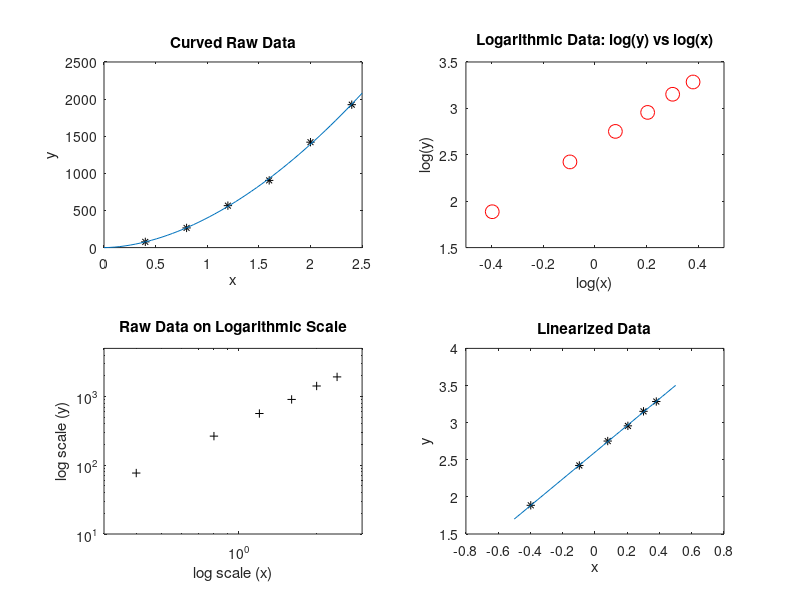

MATLAB code to generate this figure:


clc
% Raw data points (x,y)

x = [.4 .8 1.2 1.6 2 2.4] ;
y = [77 265 565 905 1420 1925] ;
n = length(x) ;

% Plot raw data

subplot(2,2,1),plot(x,y,'*k','MarkerSize',10)
xlim([0 2.5])
xlabel('x')
ylabel('y')
title('Raw Data: y as a function of x')

% Take log(base 10) of the raw data

Xlog = log10(x)
Ylog = log10(y)

% Plot the logarithmic data
subplot(2,2,2),plot(Xlog,Ylog,'or','MarkerSize',10)
xlim([-0.5 0.5])
ylim([1.5 3.5])
ylabel('log(y)')
xlabel('log(x)')
title('Logarithmic Data: log(y) vs log(x)')

% Plot on logarthmic scale (loglog)

subplot(2,2,3)
loglog(x,y,'+k')
ylim([10 5000])
xlim([0.3 3])
ylabel('log scale (y)')
xlabel('log scale (x)')
title('Raw Data on Logarithmic Scale')

SumLogX = sum(Xlog)
SumLogY = sum(Ylog)

LogXY = Xlog.*Ylog
SumLogXY = sum(LogXY)

LogX2 = Xlog.^2
SumLogX2 = sum(LogX2)

Beta = (n*SumLogXY - SumLogX*SumLogY)/(n*SumLogX2 - SumLogX^2)

LogAlpha = (SumLogY/n) - ((Beta*SumLogX)/n)

xl = linspace(-0.5,0.5,50) ;
yl = LogAlpha + Beta*xl ;

subplot(2,2,4)
plot(Xlog,Ylog,'*k',xl,yl)
title('Linearized Data')
xlabel('x')
ylabel('y')

% y = alpha * x^beta to fit raw data

alpha = 10^LogAlpha

x2 = linspace(0,2.5,50);
y2 = alpha * x2.^Beta ;
subplot(2,2,1)
plot(x,y,'*k',x2,y2)
title('Curved Raw Data')
xlabel('x')
ylabel('y')

